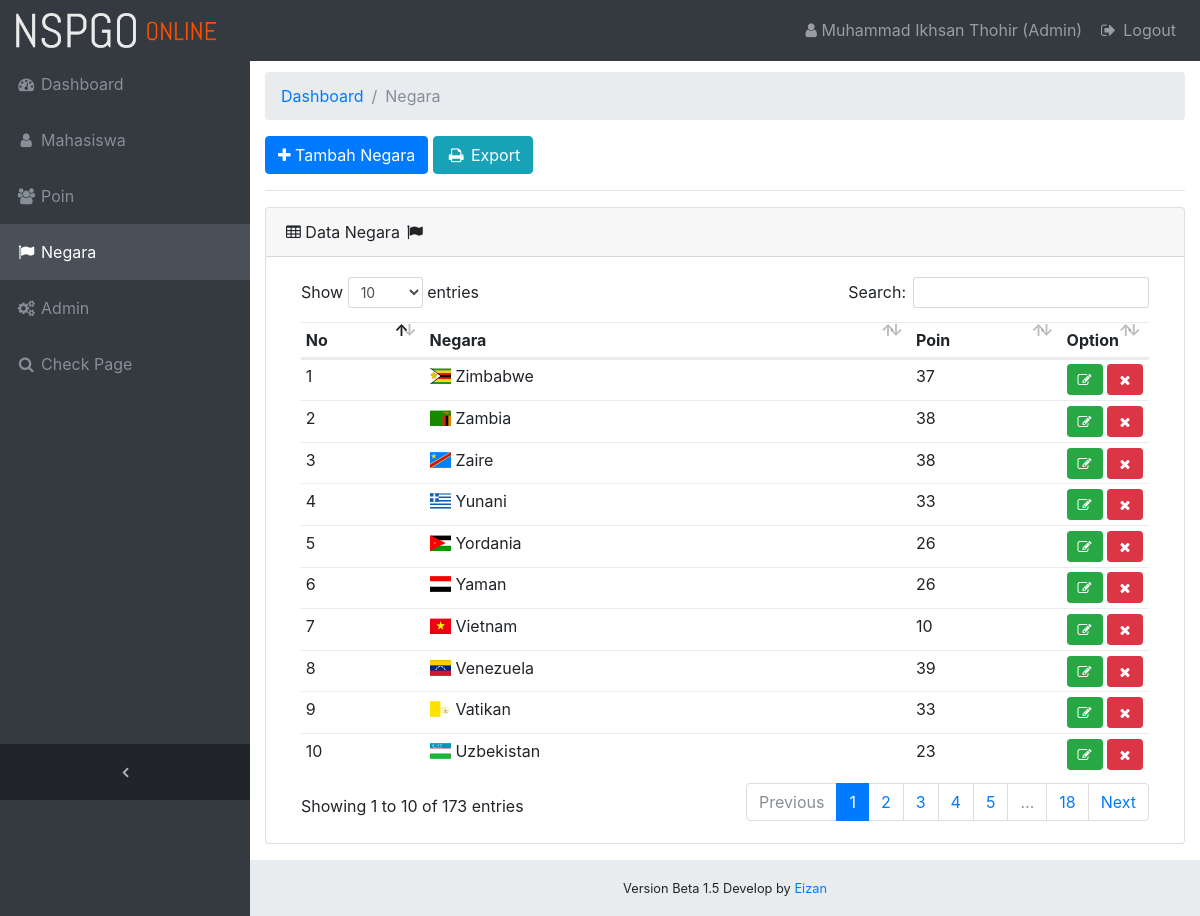
Page /admin/table_negara.php (signed in) on the committed database.
### tables this page shows
CREATE TABLE `tbl_negara` (
  `negara_id` int(11) NOT NULL,
  `negara_kode` varchar(255) NOT NULL,
  `negara_poin` int(11) NOT NULL,
  `negara_nama` varchar(255) NOT NULL,
  `negara_keterangan` text NOT NULL
);

### include/mysqli_class.php (called while the page is built, shortened)
<?php
class Database{
	private $db_host = "localhost";
	private $db_user = "root";
	private $db_pass = "";
	private $db_name = "nspgo";
	private $con = false;
    private $myconn = "";
	private $result = array();
	public function connect(){
		if(!$this->con){
			$this->myconn = new mysqli($this->db_host,$this->db_user,$this->db_pass,$this->db_name);
            if($this->myconn->connect_errno > 0){
                array_push($this->result,$this->myconn->connect_error);
                return false;
            }else{
                $this->con = true;
                return true;
            }
        }else{
            return true;
        }
	}
	public function sql($sql){
		$query = $this->myconn->query($sql);
		if($query){
			$this->numResults = $query->num_rows;
			for($i = 0; $i < $this->numResults; $i++){
				$r = $query->fetch_array();
               	$key = array_keys($r);
               	for($x = 0; $x < count($key); $x++){
                   	if(!is_int($key[$x])){
                   		if($query->num_rows >= 1){
                   			$this->result[$i][$key[$x]] = $r[$key[$x]];
						}else{
							$this->result = null;
						}
					}
				}
			}
			return true;
		}else{
			array_push($this->result,$this->myconn->error);
			return false;
		}
	}
    public function getResult(){
        $val = $this->result;
        $this->result = array();
        return $val;
    }
}

### admin/table_negara.php (the view, shortened to what this page needs)
<?php
include '../include/header.php';
include '../include/nav.php';
include '../include/mysqli_class.php';
?>
<?php
$db = new Database;
$db->connect();
$db->sql('SELECT * from tbl_negara ORDER BY negara_id DESC');
$res = $db->getResult();
$no=0;
?>
<ol class="breadcrumb">
	<li class="breadcrumb-item">
		<a href="index.php">Dashboard</a>
	</li>
	<li class="breadcrumb-item active">Negara</li>
</ol>
<a class="btn btn-primary" href="add_negara.php"><span class="fa fa-plus"></span> Tambah Negara</a>
<a class="btn btn-info" href="export_negara.php"><span class="fa fa-fw fa-print"></span> Export</a>
<hr>
<div class="card mb-3">
	<div class="card-header">
		<i class="fa fa-table"></i>
		Data Negara <span class="fa fa-fw fa-flag"></span>
	</div>
	<div class="card-body">
		<?php
		if ($res) {
		?>
		<table class="table table-responsive table-sm text-nowrap" id="dataTable" cellspacing="0">
			<thead>
				<tr>
					<th>No</th>
					<th>Negara</th>
					<th>Poin</th>
					<th width="5%">Option</th>
				</tr>
			</thead>
			<tbody>
				<?php
				foreach ($res as $row) {
					$no++
				?>
				<tr class="odd gradeX">
					<td><?php echo $no; ?></td>
					<td><span class="flag-icon flag-icon-<?php echo $row["negara_kode"]; ?>"></span> <?php echo $row["negara_nama"]; ?></td>
					<td><?php echo $row["negara_poin"]; ?></td>
					<td>
						<a class="btn btn-success btn-sm" href="edit_negara.php?negara_id=<?php echo $row['negara_id']; ?>"><span class="fa fa-fw fa-edit"></span></a>
						<a class="btn btn-danger btn-sm" data-toggle="modal" data-target="#deleteNegaraModal<?php echo $row['negara_id']; ?>" href=""><span class="fa fa-fw fa-remove"></span></a>
					</td>
				</tr>
				<?php
				}
				?>
			</tbody>
		</table>
		<?php
		}else{
		echo "<h3>Tidak ada Poin</h3>";
		}
		?>
	</div>
</div>
<?php
include '../include/footer.php';
?>

### css/sb-admin.css (style rules this page uses)
html { position: relative; min-height: 100%; }
body { overflow-x: hidden; }
body.sticky-footer { margin-bottom: 56px; }
body.fixed-nav { padding-top: 56px; }

### rows in the picture
tbl_negara: shows a picture, negara_nama "Zimbabwe", negara_poin "37"
tbl_negara: shows a picture, negara_nama "Zambia", negara_poin "38"
tbl_negara: shows a picture, negara_nama "Zaire", negara_poin "38"
tbl_negara: shows a picture, negara_nama "Yunani", negara_poin "33"
tbl_negara: shows a picture, negara_nama "Yordania", negara_poin "26"
tbl_negara: shows a picture, negara_nama "Yaman", negara_poin "26"
tbl_negara: shows a picture, negara_nama "Vietnam", negara_poin "10"
tbl_negara: shows a picture, negara_nama "Venezuela", negara_poin "39"
tbl_negara: shows a picture, negara_nama "Vatikan", negara_poin "33"
tbl_negara: shows a picture, negara_nama "Uzbekistan", negara_poin "23"

### other values in the picture
$_SESSION['nama'] "Muhammad Ikhsan Thohir"
$_SESSION['akses_level'] "Admin"
